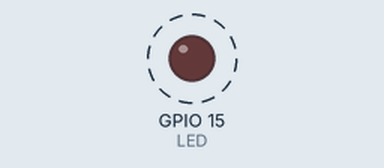
Bench run of a sketch on a simulated ESP32. Parts: output pins drawn as LEDs (lit = HIGH). Dashed ring = blinking. WiFi joins after 1.5 s; servers stay silent unless stated; what the sketch prints to the serial monitor is not drawn.

Above: at 2.2 s.
Timing chart, 0 to 4.7 s (numbered marks = the images above):
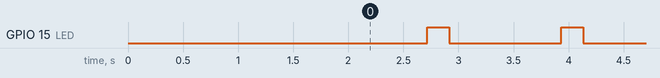

Measured:
- by itself, GPIO 15 (LED): alternates HIGH for 0.20 s and LOW for 1.0 s

The sketch:

sketch.ino
```cpp
#if defined(ESP8266)
#include <ESP8266WiFi.h>
#elif defined(ESP32)
#include <WiFi.h>
#endif
#include <HTTPClient.h>

#define WIFI_SSID           "Wokwi-GUEST"
#define WIFI_PASSWORD       ""

#define SERIAL_DEBUG_BAUD   115200

#define LED 15
// the Wifi radio's status
int status = WL_IDLE_STATUS;

void AddSerenBox() {
  Serial.begin(9600);

  // Replace with your server's URL and endpoint path
  String serverName = "https://serena-backend-2g6tjw7nja-et.a.run.app/serenplace";

  // Create an HTTPClient object
  HTTPClient http;
  WiFiClient client;

  // Prepare the JSON data to GET
  String jsonData = "{\r\n  \"credentials\": \"00:0a:95:9d:68:16\",\r\n  \"ip_address\": \"192.0.31.34\"\r\n}";

  http.begin(client, serverName);
  // Set the HTTP headers
  http.addHeader("Content-Type", "application/json");

  // Make the GET request
  int httpCode = http.GET();

  // Check the response code
  if (httpCode > 0) {
    Serial.print("HTTP GET request sent to: ");
    Serial.println(serverName);
    Serial.print("Response code: ");
    Serial.println(httpCode);
    Serial.println("Response:");

    // Get the response body
    String responseBody = http.getString();
    Serial.println(responseBody);
  } else {
    Serial.print("HTTP GET request failed. Code: ");
    Serial.println(httpCode);
  }

  // Close the HTTP client
  http.end();
}

void InitWiFi()
{
  Serial.println("Connecting to AP ...");

  WiFi.begin(WIFI_SSID, WIFI_PASSWORD);
  while (WiFi.status() != WL_CONNECTED) {

    delay(500);
    Serial.print(".");
  }
  Serial.print("");
  Serial.println("Connected to AP");
}

void reconnect() {
  status = WiFi.status();
  if ( status != WL_CONNECTED) {
    WiFi.begin(WIFI_SSID, WIFI_PASSWORD);
    while (WiFi.status() != WL_CONNECTED) {
      delay(500);
      Serial.print(".");
    }
    Serial.print(".");
    Serial.println("Connected to AP");
  }
}

void setup() {
  // initialize serial for debugging
  Serial.begin(SERIAL_DEBUG_BAUD);
  Serial.println();
  InitWiFi();
  AddSerenBox();
  pinMode(LED, OUTPUT);
}

void loop() {
  delay(1000);

  if (WiFi.status() != WL_CONNECTED) {
    reconnect();
  }
  else {
    Serial.print("WiFi sudah terkoneksi dengan ");
    Serial.println(WIFI_SSID);
    Serial.print("IP: ");
    Serial.println(WiFi.localIP());
    Serial.println(WiFi.macAddress());
    digitalWrite(LED, HIGH);
    delay(200);
    digitalWrite(LED, LOW);
  }
}
```
